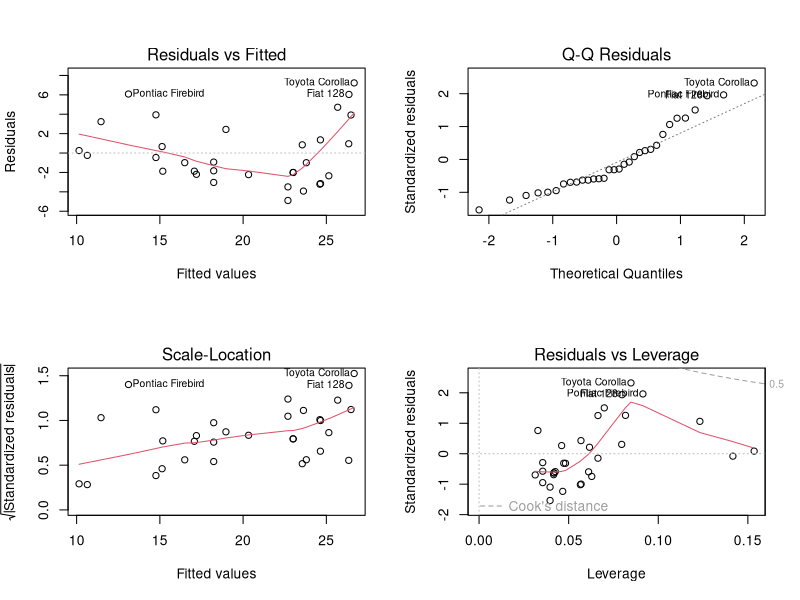
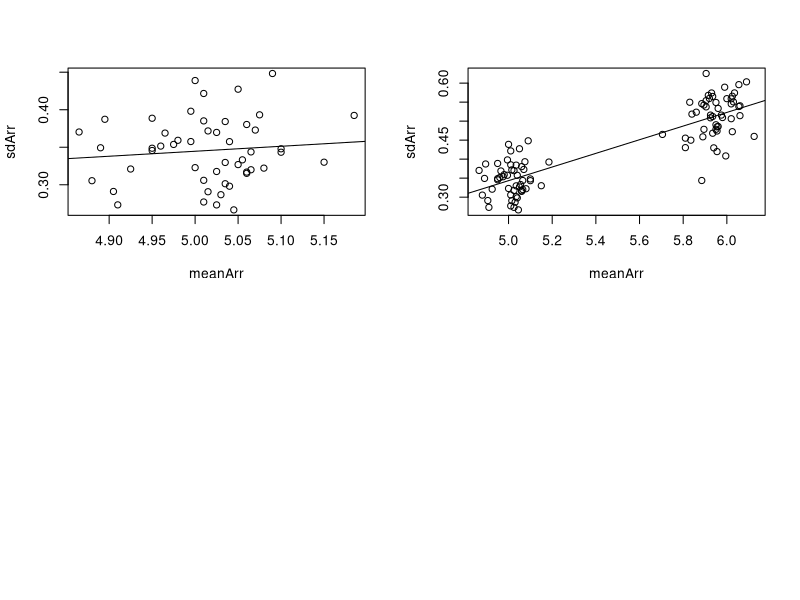
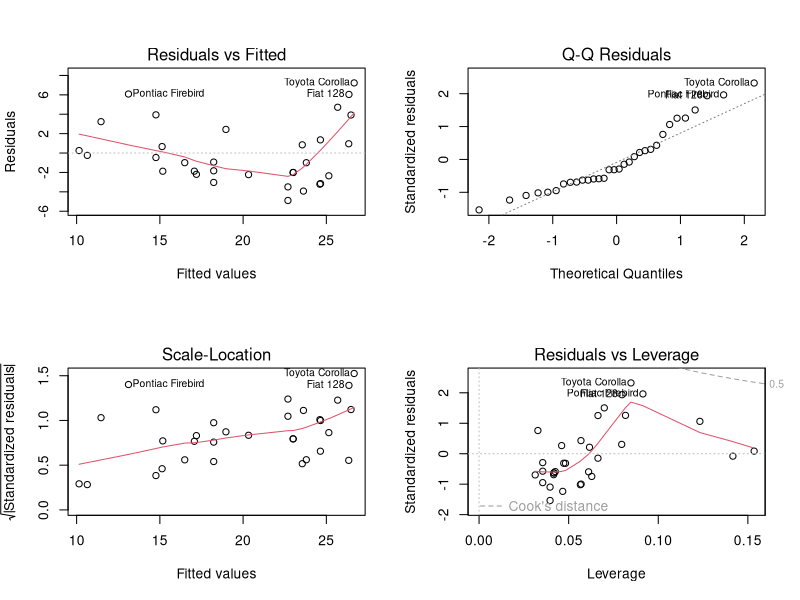
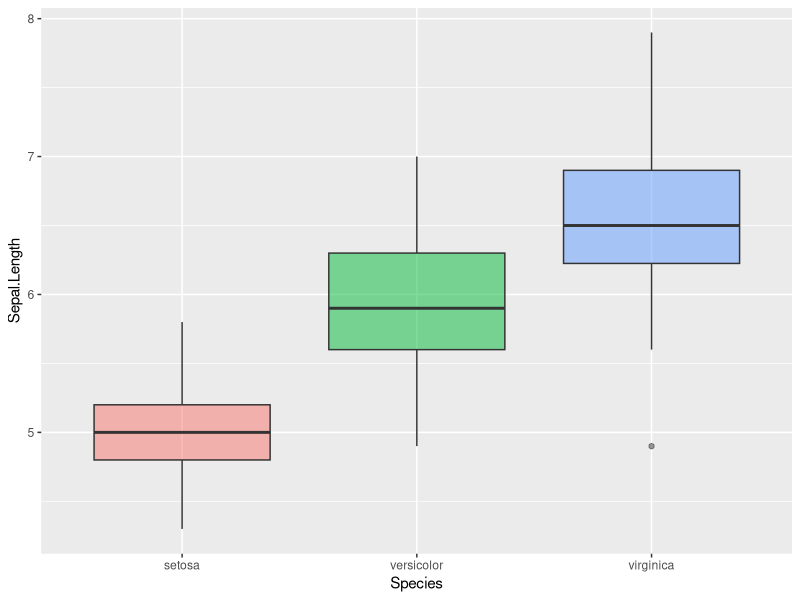

Generate these figures, in order, with R:
library(tidyverse)

# Residual vs fitted: residual vs predicted
# Normal Q-Q: distribution of errors, straight line if normally distributed
# Scale-Location: Ideally be randomly scattered
# Cook's distance: Indicates influence of each point on the model
lm3 <- lm(mpg ~ disp, mtcars)

par(mfrow=c(2,2))
plot(lm3,1)
plot(lm3,2)
plot(lm3,3)
plot(lm3,5)



meanArr <- c()
sdArr <- c()
par(mfrow=c(2,2))

for (var in 1:50) {
  sample1 <- sample_n(iris[iris$Species == 'setosa',], 20)
  #sample2 <- sample_n(iris[iris$Species == 'versicolor',], 20)
  #score <- var.test(sample1$Sepal.Length, sample2$Sepal.Length)
  #print(score$estimate)
  meanArr <- c(meanArr, mean(sample1$Sepal.Length))
  sdArr <- c(sdArr, sd(sample1$Sepal.Length))
}

plot(meanArr, sdArr)
abline(lm(sdArr ~ meanArr))


for (var in 1:50) {
  sample <- sample_n(iris[iris$Species == 'versicolor',], 20)
  meanArr <- c(meanArr, mean(sample$Sepal.Length))
  sdArr <- c(sdArr, sd(sample$Sepal.Length))
}

plot(meanArr, sdArr)
abline(lm(sdArr ~ meanArr))


iris1 <- iris[iris$Species == "setosa",]
iris2 <- iris[iris$Species == "versicolor",]
iris3 <- iris[iris$Species == "virginica",]

par(mfrow=c(2,2))
plot(lm(mpg ~ disp, mtcars))



ggplot(iris, aes(x=Species, y=Sepal.Length, fill=Species)) + 
  geom_boxplot(alpha=0.5) +
  theme(legend.position="none")

bartlett.test(Sepal.Length ~ Species, data = iris)
interaction